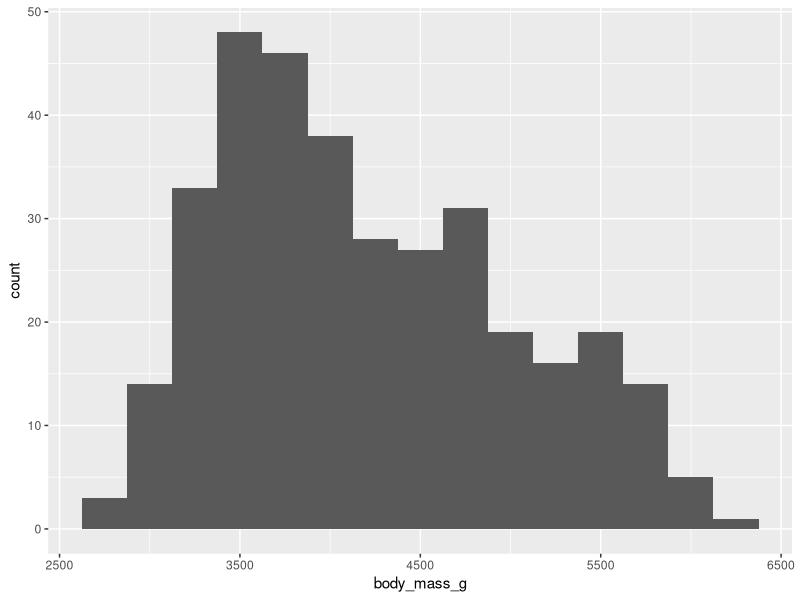
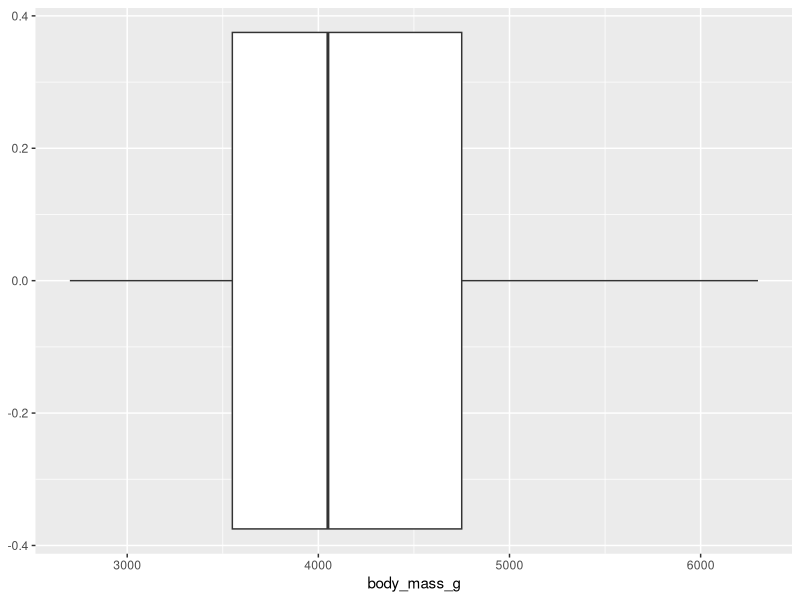
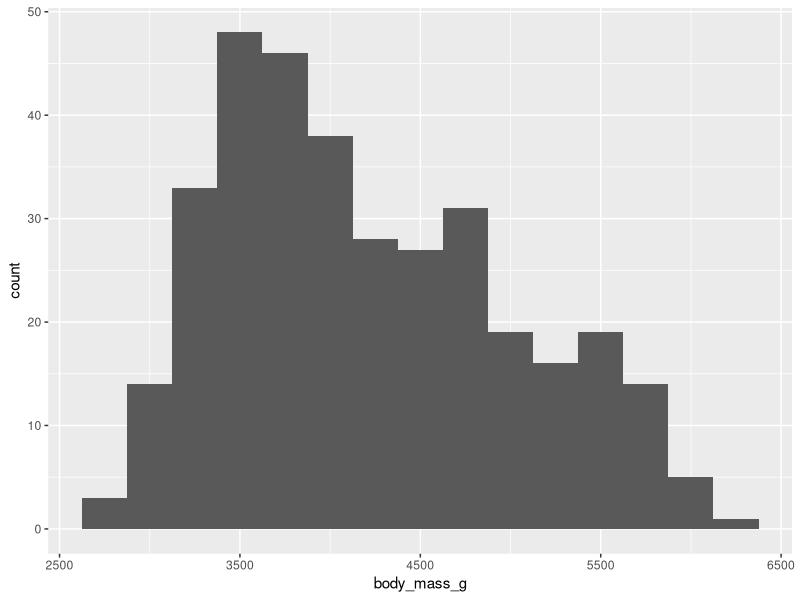
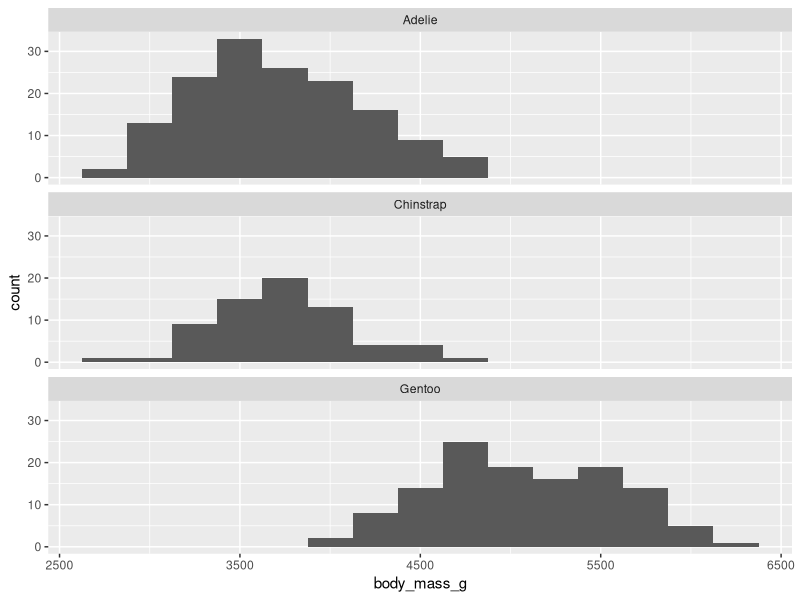
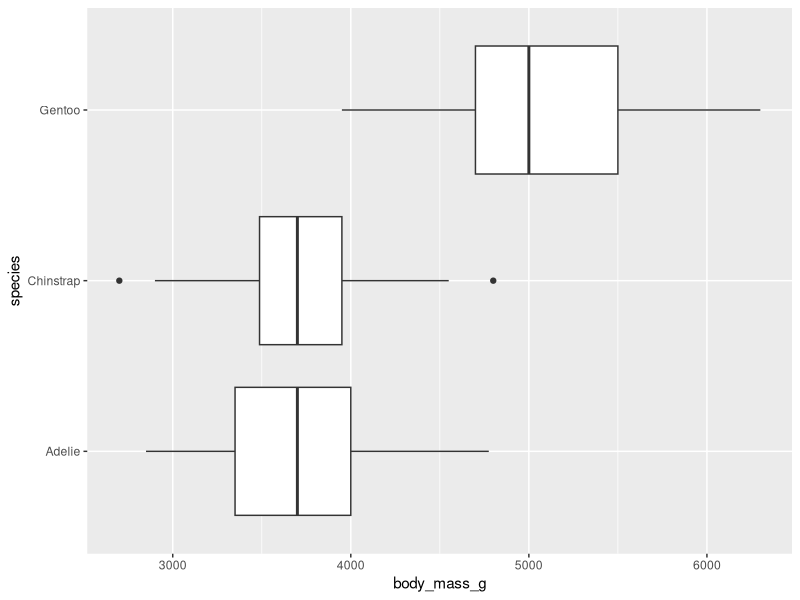
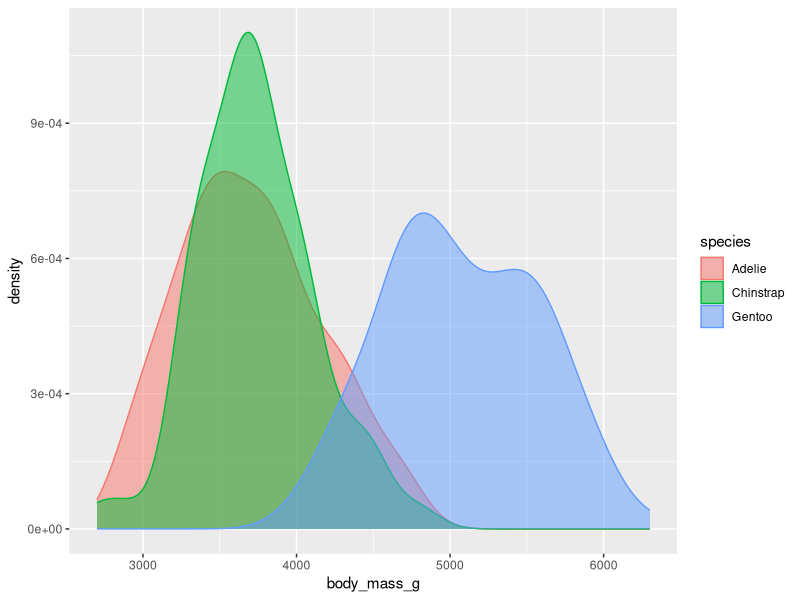
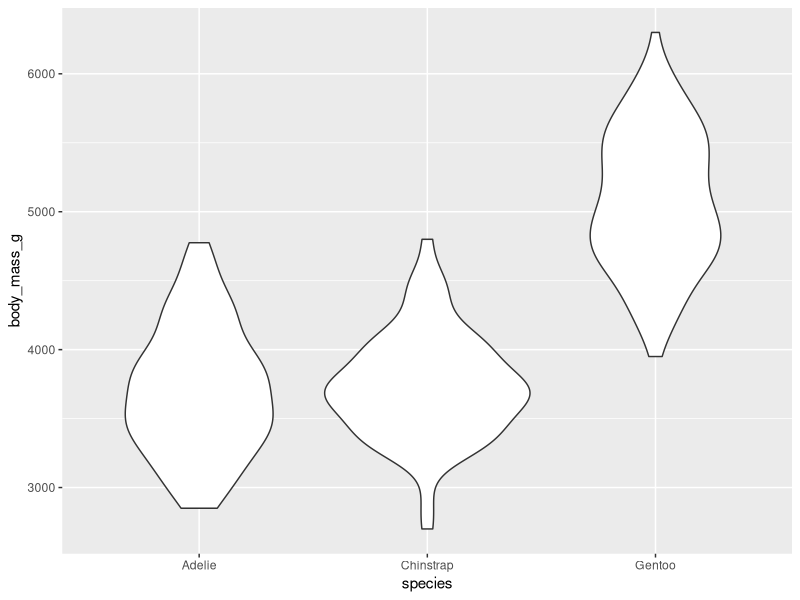
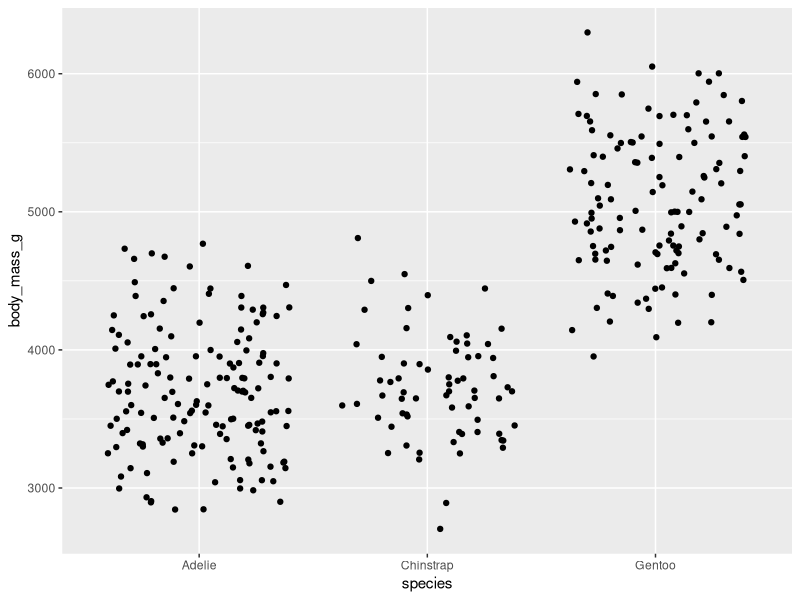

Generate these figures, in order, with R:
## ---- chunk 1
#| label: load-packages
#| message: false
library(tidyverse)
library(palmerpenguins)
library(ggbeeswarm)
## ---- chunk 2
#| label: glimpse
glimpse(penguins)
## ---- chunk 3
#| label: histogram-weight
ggplot(penguins, aes(x = body_mass_g)) +
  geom_histogram(binwidth = 250)
## ---- chunk 4
#| label: boxplot-weight
ggplot(penguins, aes(x = body_mass_g)) +
  geom_boxplot()
## ---- chunk 5
#| label: histogram-weight-species
ggplot(penguins, aes(x = body_mass_g)) +
  geom_histogram(binwidth = 250)
## ---- chunk 6
#| label: histogram-weight-species-facet
ggplot(penguins, aes(x = body_mass_g)) +
  geom_histogram(binwidth = 250) +
  facet_wrap(~species, ncol = 1)
## ---- chunk 7
#| label: boxplot-weight-species
ggplot(penguins, aes(x = body_mass_g, y = species)) +
  geom_boxplot()
## ---- chunk 8
#| label: density-weight-species
ggplot(penguins, aes(x = body_mass_g, color = species, fill = species)) +
  geom_density(alpha = 0.5)
## ---- chunk 9
#| label: violin-weight-species
ggplot(penguins, aes(y = body_mass_g, x = species)) +
  geom_violin()
## ---- chunk 10
#| label: jitter-weight-species
ggplot(penguins, aes(y = body_mass_g, x = species)) +
  geom_jitter()
## ---- chunk 11
#| label: beeswarm-weight-species
ggplot(penguins, aes(y = body_mass_g, x = species)) +
  geom_beeswarm()
## ---- chunk 12
#| label: multi-geoms
ggplot(penguins, aes(y = body_mass_g, x = species)) +
  geom_beeswarm() +
  geom_boxplot(alpha = 0.5)
## ---- chunk 13
#| label: multi-geoms-facet
# add code here
## ---- chunk 14
#| label: barplot
# add code here
## ---- chunk 15
#| label: cat-cat
# add code here
## ---- chunk 16
# add code here
